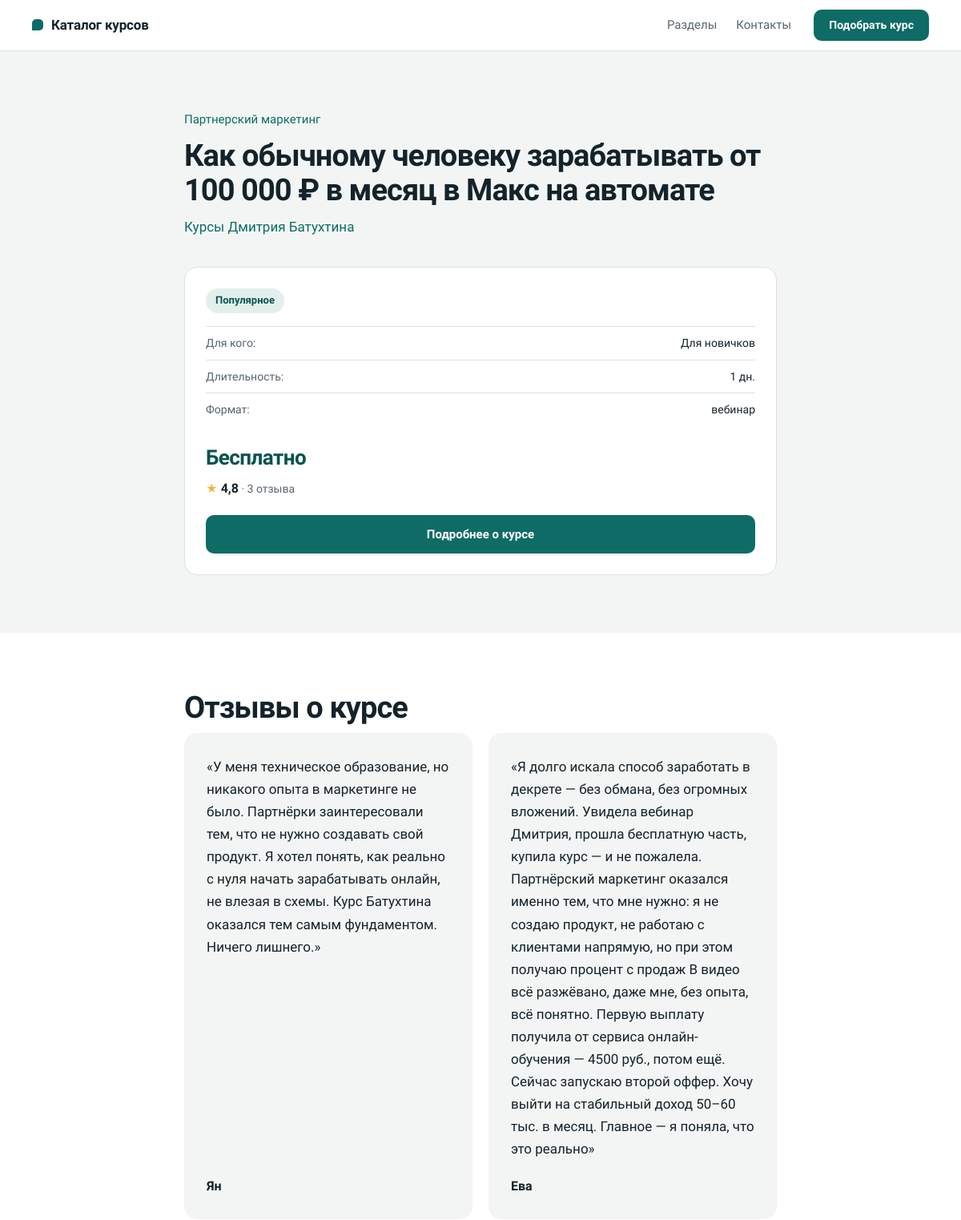
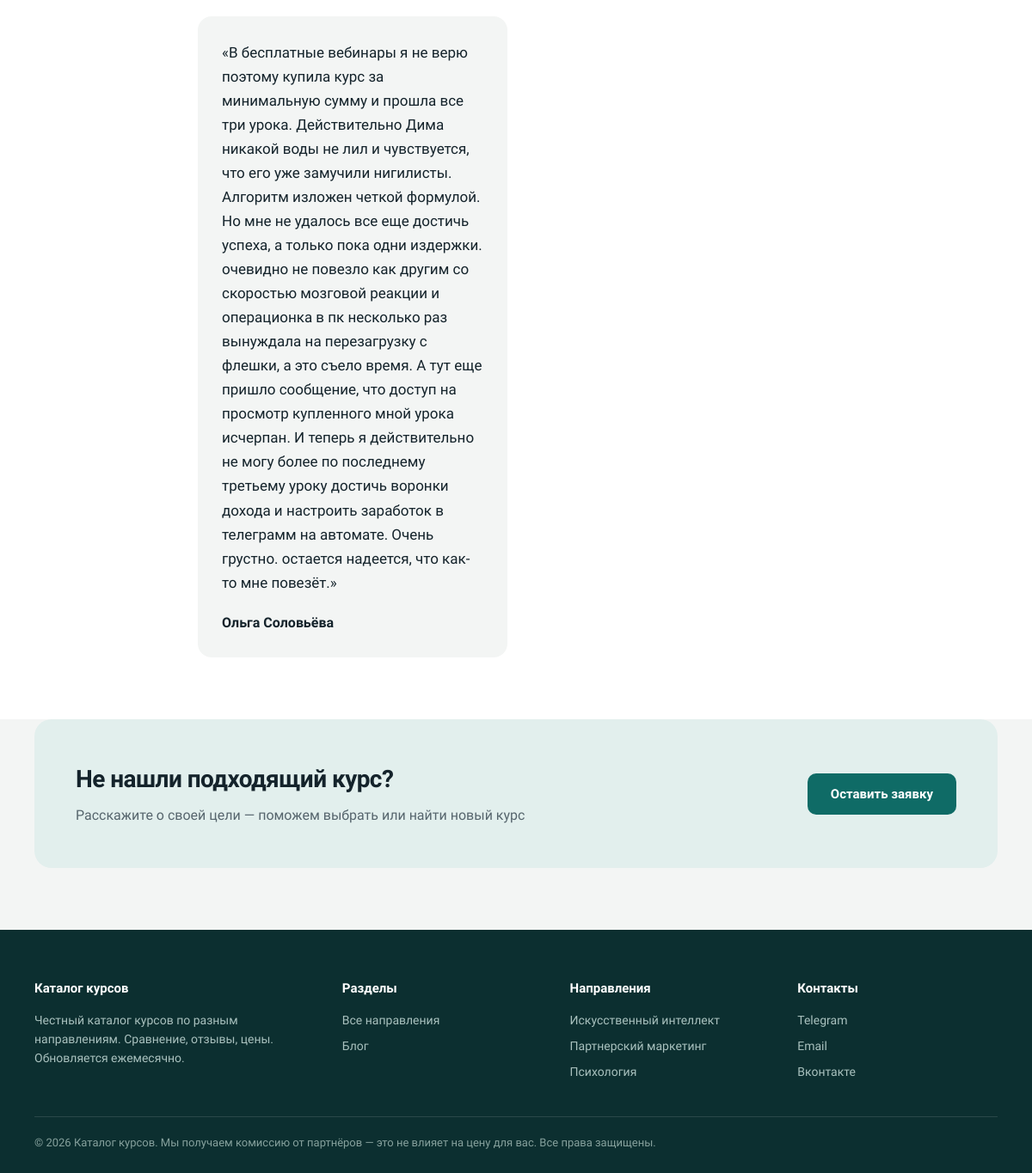
Page /kursy/kurs-2/ on the committed database (2 pictures, top to bottom).
### refy/models.py (models this page shows, shortened)
class Section(models.Model):
    category = models.ForeignKey(Category, related_name='sections', null=True,
                                 on_delete=models.PROTECT,
                                 verbose_name='Главный раздел')
    title = models.CharField('Название', max_length=120)
    slug = models.SlugField(unique=True)
    summary = models.CharField('Краткое описание', max_length=200, blank=True)
    icon = models.FileField('Иконка', upload_to='refy/icons/', blank=True)
    seo_title = models.CharField(max_length=160, blank=True)
    seo_description = models.CharField(max_length=300, blank=True)
    seo_text = models.TextField('SEO-текст (HTML)', blank=True)
    position = models.PositiveIntegerField('Порядок', default=0)
    is_active = models.BooleanField('Показывать', default=True)
    class Meta:
        ordering = ['position', 'title']
        verbose_name = 'Раздел'
        verbose_name_plural = 'Разделы'
    def get_absolute_url(self):
        if self.category_id:
            return reverse('refy:section', args=[self.category.slug, self.slug])
        return reverse('refy:home')

class Course(models.Model):
    FORMATS = [('online', 'Онлайн'), ('webinar', 'Вебинар'), ('hybrid', 'Гибрид (онлайн + вебинар)')]
    tag = models.CharField('Тег', max_length=60, blank=True)
    title = models.CharField('Название', max_length=200)
    slug = models.SlugField('Адрес страницы', max_length=200, unique=True, null=True, blank=True)
    school = models.CharField('Школа', max_length=120)
    audience = models.CharField('Аудитория', max_length=120, blank=True)
    duration_months = models.PositiveSmallIntegerField('Продолжительность (месяцы)', null=True, blank=True)
    duration_days = models.PositiveSmallIntegerField('Продолжительность (дни)', null=True, blank=True)
    format = models.CharField('Формат', max_length=10, choices=FORMATS, default='online')
    format_note = models.CharField("Примечание к формату", max_length=80, blank=True)
    document = models.CharField('Выдаваемый Документ', max_length=60, blank=True)
    price = models.CharField('Цена', max_length=60, blank=True)
    installment = models.BooleanField('Рассрочка', default=False)
    rating = models.DecimalField('Рейтинг', max_digits=2, decimal_places=1, null=True, blank=True)
    details_url = models.URLField('Ссылка на детали', blank=True)
    position = models.PositiveIntegerField('Порядок', default=0)
    is_active = models.BooleanField('Активен', default=True)
    class Meta:
        ordering = ['position', 'title']
        verbose_name = 'Курс'
        verbose_name_plural = 'Курсы'
    @property
    def duration_display(self):
        if self.duration_months:
            return f'{self.duration_months} мес.'
        if self.duration_days:
            return f'{self.duration_days} дн.'
        return ''

class Review(models.Model):
    course = models.ForeignKey(Course, related_name='reviews',
                                on_delete=models.CASCADE,
                                verbose_name='Курс')
    author = models.CharField('Автор', max_length=120)
    text = models.TextField('Текст отзыва')
    class Meta:
        verbose_name = 'Отзыв'
        verbose_name_plural = 'Отзывы'

### refy/views.py (the view)
# urls.py: path('kursy/<slug:slug>/', views.course_detail, name='course'),
def course_detail(request, slug):
    obj = get_object_or_404(Course, slug=slug, is_active=True)
    link = (obj.course_sections
            .filter(section__is_active=True, section__category__is_active=True)
            .select_related('section__category').first())
    school_obj = School.objects.filter(title=obj.school).first()
    return render(request, 'refy/course.html', {
        'course': obj,
        'parent': link.section if link else None,
        'reviews': obj.reviews.all(),
        'school_obj': school_obj,
        'school_reviews_n': school_obj.reviews.count() if school_obj else 0,
    })

### refy/context_processors.py (called while the page is built)
def nav_sections(request):
    return {'nav_sections': Section.objects.filter(is_active=True)[:8]}

### refy/models.py (called while the page is built)
    def get_absolute_url(self):
        return reverse('refy:school', args=[self.slug]) if self.slug else ''

### refy/templatetags/refy_extras.py (called while the page is built)
@register.filter
def ru_plural(n, forms):
    one, few, many = forms.split(',')
    n = abs(int(n))
    if 11 <= n % 100 <= 14:
        return many
    if n % 10 == 1:
        return one
    if 2 <= n % 10 <= 4:
        return few
    return many

### refy/templates/refy/course.html (shortened to what this page needs)
{% extends 'refy/base.html' %}
{% load refy_extras %}
{% block content %}
<section>
  <div class="container narrow">
    {% if parent %}<a class="crumb" href="{{ parent.get_absolute_url }}">{{ parent.title }}</a>{% else %}<a class="crumb" href="{% url 'refy:home' %}#sections">Все направления</a>{% endif %}
    <h1 class="section-title">{{ course.title }}</h1>
    <p class="section-sub">{% if school_obj %}<a href="{{ school_obj.get_absolute_url }}">{{ course.school }}</a>{% else %}{{ course.school }}{% endif %}</p>
    <div class="card">
      {% if course.tag %}<span class="card-tag">{{ course.tag }}</span>{% endif %}
      {% if course.audience %}<div class="card-meta"><strong>Для кого:</strong> {{ course.audience }}</div>{% endif %}
      <div class="card-meta"><strong>Длительность:</strong> {{ course.duration_display }}</div>
      <div class="card-meta"><strong>Формат:</strong> {{ course.get_format_display|lower }}{% if course.format_note %} + {{ course.format_note }}{% endif %}</div>
      <div class="card-price">{{ course.price|default:"Цена по запросу" }}{% if course.installment %} <small>или рассрочка</small>{% endif %}</div>
      {% if course.rating %}<div class="card-rating"><b>{{ course.rating }}</b>{% with total=reviews|length|add:school_reviews_n %}{% if total %} · {{ total }} {{ total|ru_plural:"отзыв,отзыва,отзывов" }}{% endif %}{% endwith %}</div>{% endif %}
      {% if course.details_url or school_reviews_n %}<div class="card-actions">
        {% if course.details_url %}<a href="{{ course.details_url }}" target="_blank" rel="nofollow sponsored noopener" class="btn btn-primary">Подробнее о курсе</a>{% endif %}
      </div>{% endif %}
    </div>
  </div>
</section>
<section id="reviews" class="alt">
  <div class="container narrow">
    <h2 class="section-title">Отзывы о курсе</h2>
    {% if reviews %}
    <div class="reviews-grid">
      {% for r in reviews %}
      <div class="review"><p class="review-text">«{{ r.text }}»</p><div class="review-author">{{ r.author }}</div></div>
      {% endfor %}
    </div>
    {% else %}
    <p>Отзывов пока нет.</p>
    {% endif %}
  </div>
</section>
{% include 'refy/_cta.html' %}
{% endblock %}

### refy/templates/refy/base.html (shortened to what this page needs)
{% load static %}<!DOCTYPE html>
<html lang="ru">
<head>
<link rel="stylesheet" href="{% static 'css/style.css' %}">
</head>
<body>
<header>
  <div class="container header-inner">
    <a href="{% url 'refy:home' %}" class="logo">Каталог курсов</a>
    <nav aria-label="Основное меню">
      <a href="{% url 'refy:home' %}#sections">Разделы</a>
      <a href="#contacts">Контакты</a>
    </nav>
    <a href="{% url 'refy:home' %}#sections" class="btn btn-primary btn-small hd-cta">Подобрать курс</a>
  </div>
</header>
{% block content %}{% endblock %}
<footer id="contacts">
  <div class="container">
    <div class="footer-grid">
      <div>
        <h4>Каталог курсов</h4>
        <p>Честный каталог курсов по разным направлениям. Сравнение, отзывы, цены. Обновляется ежемесячно.</p>
      </div>
      <div>
        <h4>Разделы</h4>
        <a href="{% url 'refy:home' %}#sections">Все направления</a>
        <a href="#">Блог</a>
      </div>
      <div>
        <h4>Направления</h4>
        {% for s in nav_sections %}<a href="{{ s.get_absolute_url }}">{{ s.title }}</a>{% endfor %}
      </div>
      <div>
        <h4>Контакты</h4>
        <a href="https://t.me/">Telegram</a>
        <a href="mailto:info@psihologiakursy.ru">Email</a>
        <a href="#">Вконтакте</a>
      </div>
    </div>
    <div class="footer-bottom">
      © {% now "Y" %} Каталог курсов. Мы получаем комиссию от партнёров — это не влияет на цену для вас. Все права защищены.
    </div>
  </div>
</footer>
</body>
</html>

### static/css/style.css (style rules this page uses)
:root { --bg:#f3f5f4;--ink:#14232b;--muted:#56656d;--line:#dbe2e0;--teal:#0f6b66;--teal-d:#0b524e;--tint:#e2efed;--deep:#0c2f30;--amber:#f0b33f }
* { margin:0;padding:0;box-sizing:border-box }
html { scroll-behavior:smooth;scroll-padding-top:72px }
body { font-family:'Onest',system-ui,-apple-system,'Segoe UI',sans-serif;color:var(--ink);background:var(--bg);line-height:1.6;-webkit-font-smoothing:antialiased }
.container { max-width:1160px;margin:0 auto;padding:0 20px }
.narrow { max-width:780px }
header { background:rgba(255,255,255,.94);backdrop-filter:blur(8px);border-bottom:1px solid var(--line);position:sticky;top:0;z-index:100 }
.header-inner { display:flex;align-items:center;gap:28px;padding-block:12px }
.logo { display:flex;align-items:center;gap:10px;font-weight:700;font-size:17px;color:var(--ink);text-decoration:none;letter-spacing:-.01em }
.logo::before { content:"";width:14px;height:14px;border-radius:5px 5px 5px 0;background:var(--teal) }
nav { display:flex;gap:24px;margin-left:auto;font-size:15px }
nav a { color:var(--muted);text-decoration:none;font-weight:500;padding:6px 0;transition:color .2s }
.btn { display:inline-flex;align-items:center;justify-content:center;gap:8px;padding:14px 26px;border:1.5px solid transparent;border-radius:10px;font-family:inherit;font-size:15px;font-weight:600;line-height:1.2;cursor:pointer;text-decoration:none;transition:background .2s,color .2s,border-color .2s }
.btn-primary { background:var(--teal);color:#fff }
.btn-small { padding:10px 18px;font-size:14px }
section { padding:72px 0 }
.alt { background:#fff }
.section-title { font-size:clamp(26px,3.4vw,38px);font-weight:800;letter-spacing:-.025em;line-height:1.15;margin-bottom:10px }
.section-sub { color:var(--muted);margin-bottom:36px;font-size:17px }
.card { display:flex;flex-direction:column;background:#fff;border:1px solid var(--line);border-radius:16px;padding:26px;transition:border-color .2s }
.card-tag { align-self:flex-start;background:var(--tint);color:var(--teal-d);font-size:13px;font-weight:600;padding:5px 12px;border-radius:999px;margin-bottom:16px }
.card-meta { display:flex;justify-content:space-between;gap:16px;font-size:14px;padding:9px 0;border-top:1px solid var(--line);text-align:right }
.card-meta strong { color:var(--muted);font-weight:500;text-align:left }
.card-price { font-size:26px;font-weight:800;letter-spacing:-.02em;margin:20px 0 4px;color:var(--teal-d) }
.card-rating { font-size:14px;color:var(--muted);margin-bottom:20px }
.card-rating b { color:var(--ink);font-size:16px }
.card-rating::before { content:"\2605";color:var(--amber);margin-right:4px }
.card-actions { display:grid;gap:8px;margin-top:auto }
.reviews-grid { display:grid;grid-template-columns:repeat(auto-fit,minmax(280px,1fr));gap:20px }
.review { background:var(--bg);border-radius:16px;padding:28px;display:flex;flex-direction:column }
.review-text { font-size:17px;line-height:1.65;margin-bottom:20px }
.review-author { font-weight:700;margin-top:auto }
footer { background:var(--deep);color:#a9c1be;padding:56px 0 24px;font-size:14px }
footer h4 { color:#fff;font-size:15px;font-weight:700;margin-bottom:14px }
footer a { display:block;color:#a9c1be;text-decoration:none;margin-bottom:8px }
.footer-grid { display:grid;grid-template-columns:1.4fr 1fr 1fr 1fr;gap:32px;margin-bottom:32px }
.footer-bottom { border-top:1px solid rgba(255,255,255,.12);padding-top:20px;font-size:13px;color:#86a19d }
.crumb { display:inline-block;margin-bottom:12px;color:var(--teal);text-decoration:none;font-weight:500;font-size:15px }
.section-sub a { color:var(--teal);text-decoration:none }
.card-price { margin-top:auto;padding-top:20px }
.card-rating { margin-bottom:0 }
.card-actions { margin-top:0;padding-top:20px }

### rows in the picture
Section: title "Партнерский маркетинг"
Course: title "Как обычному человеку зарабатывать от 100 000 ₽ в месяц в Макс на автомате", school "Курсы Дмитрия Батухтина", tag "Популярное", audience "Для новичков", duration_display "1 дн.", format "вебинар", price "Бесплатно", rating "4,8"
Review: text "У меня техническое образование, но никакого опыта в маркетинге не было. Партнёрки заинтересовали тем, что не нужно создавать свой продукт. Я хотел понять, как реально с нуля начать зарабатывать онлайн, не влезая в схемы. Курс Батухтина оказался тем самым фундаментом. Ничего лишнего.", author "Ян"
Review: text "Я долго искала способ заработать в декрете — без обмана, без огромных вложений. Увидела вебинар Дмитрия, прошла бесплатную часть, купила курс — и не пожалела. Партнёрский маркетинг оказался именно тем, что мне нужно: я не создаю продукт, не работаю с клиентами напрямую, но при этом получаю процент с продаж В видео всё разжёвано, даже мне, без опыта, всё понятно. Первую выплату получила от сервиса онлайн-обучения — 4500 руб., потом ещё. Сейчас запускаю второй оффер. Хочу выйти на стабильный доход 50–60 тыс. в месяц. Главное — я поняла, что это реально", author "Ева"
Review: text "В бесплатные вебинары я не верю поэтому купила курс за минимальную сумму и прошла все три урока. Действительно Дима никакой воды не лил и чувствуется, что его уже замучили нигилисты. Алгоритм изложен четкой формулой. Но мне не удалось все еще достичь успеха, а только пока одни издержки. очевидно не повезло как другим со скоростью мозговой реакции и операционка в пк несколько раз вынуждала на перезагрузку с флешки, а это съело время. А тут еще пришло сообщение, что доступ на просмотр купленного мной урока исчерпан. И теперь я действительно не могу более по последнему третьему уроку достичь воронки дохода и настроить заработок в телеграмм на автомате. Очень грустно. остается надеется, что…", author "Ольга Соловьёва"
Section: title "Искусственный интеллект"
Section: title "Психология"

### other values in the picture
{{ total }} "3"
{{ total|ru_plural:"отзыв,отзыва,отзывов" }} "отзыва"
